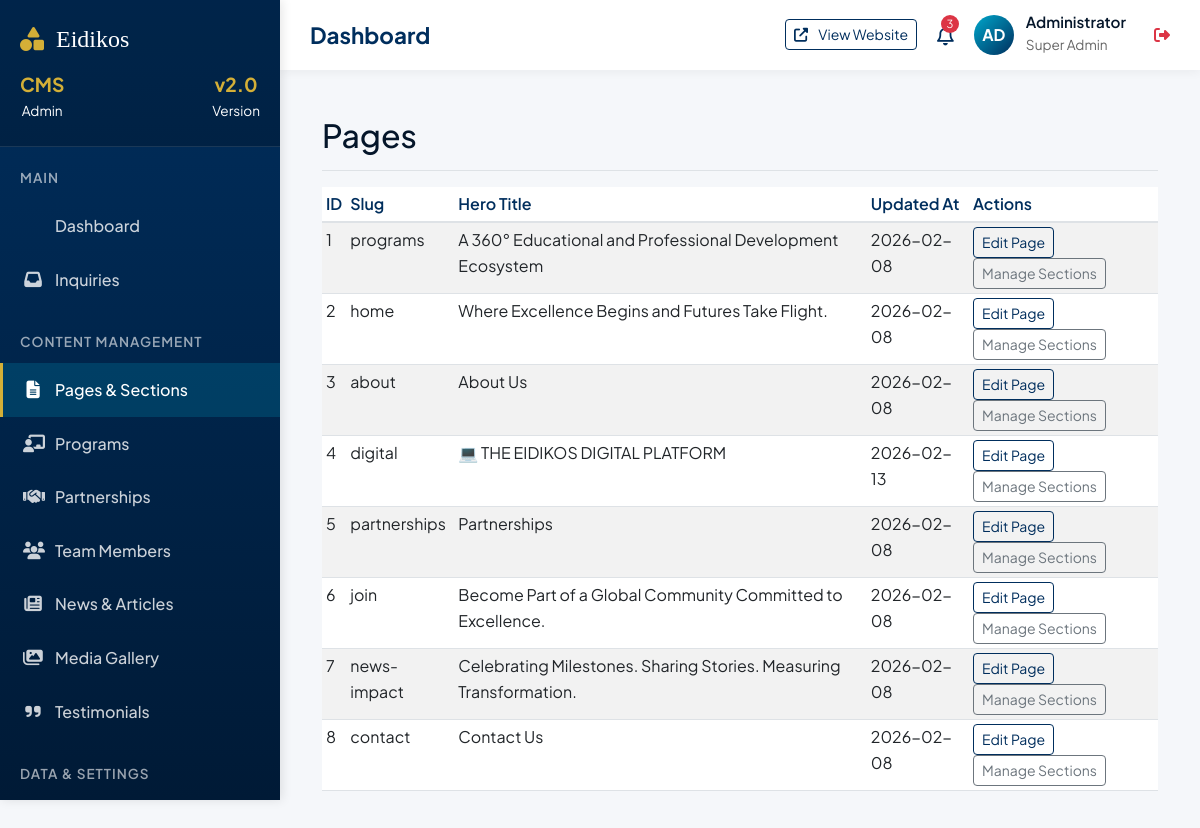
The page /admin/pages (signed in) on the database its author committed.
### app/models.py (models this page shows)
class Page(db.Model):
    id = db.Column(db.Integer, primary_key=True)
    slug = db.Column(db.String(64), unique=True, nullable=False)
    hero_title = db.Column(db.String(255))
    hero_subtitle = db.Column(db.String(255))
    hero_description = db.Column(db.Text)
    meta_description = db.Column(db.Text)
    created_at = db.Column(db.DateTime, default=datetime.utcnow)
    updated_at = db.Column(db.DateTime, default=datetime.utcnow, onupdate=datetime.utcnow)
    is_coming_soon = db.Column(db.Boolean, default=False)
    sections = db.relationship('Section', backref='page', lazy='dynamic')

### app/admin_routes.py (the view)
@admin_bp.route('/pages')
@login_required
def list_pages():
    pages = Page.query.all()
    return render_template('admin/pages_list.html', pages=pages)

### app/admin_routes.py (called while the page is built)
def login_required(f):
    @wraps(f)
    def decorated_function(*args, **kwargs):
        if not session.get('logged_in'):
            return redirect(url_for('admin.login', next=request.url))
        return f(*args, **kwargs)
    return decorated_function

### app/templates/admin/pages_list.html
{% extends "admin/base.html" %}
{% block content %}
<div class="d-flex justify-content-between flex-wrap flex-md-nowrap align-items-center pt-3 pb-2 mb-3 border-bottom">
    <h1 class="h2">Pages</h1>
</div>
<div class="table-responsive">
    <table class="table table-striped table-sm">
        <thead>
            <tr>
                <th>ID</th>
                <th>Slug</th>
                <th>Hero Title</th>
                <th>Updated At</th>
                <th>Actions</th>
            </tr>
        </thead>
        <tbody>
            {% for page in pages %}
            <tr>
                <td>{{ page.id }}</td>
                <td>{{ page.slug }}</td>
                <td>{{ page.hero_title }}</td>
                <td>{{ page.updated_at.strftime('%Y-%m-%d') }}</td>
                <td>
                    <a href="{{ url_for('admin.edit_page', id=page.id) }}" class="btn btn-sm btn-outline-primary">Edit
                        Page</a>
                    <a href="{{ url_for('admin.list_sections', page_id=page.id) }}"
                        class="btn btn-sm btn-outline-secondary">Manage Sections</a>
                </td>
            </tr>
            {% endfor %}
        </tbody>
    </table>
</div>
{% endblock %}

### app/static/css/admin_custom.css (style rules this page uses)
:root { --primary: #002e5d; --secondary: #00a8cc; --accent: #d4af37; --dark: #05162a; --light-bg: #f8f9fa; --success: #28a745; --warning: #ffc107; --danger: #dc3545; --info: #17a2b8; --border-radius: 8px; --shadow: 0 4px 12px rgba(0,0,0,0.1); --transition: all 0.3s ease; }
* { margin: 0; padding: 0; box-sizing: border-box; }
body { font-family: 'Plus Jakarta Sans', sans-serif; background: #f5f7fa; color: var(--dark); line-height: 1.6; overflow-x: hidden; }
.table th { font-weight: 600; color: var(--primary); border-bottom-width: 2px; }
.btn-outline-primary { color: var(--primary); border-color: var(--primary); }

### rows shown on the page
Page: id "1", slug "programs", hero_title "A 360° Educational and Professional Development Ecosystem", updated_at "2026-02-08"
Page: id "2", slug "home", hero_title "Where Excellence Begins and Futures Take Flight.", updated_at "2026-02-08"
Page: id "3", slug "about", hero_title "About Us", updated_at "2026-02-08"
Page: id "4", slug "digital", hero_title "💻 THE EIDIKOS DIGITAL PLATFORM", updated_at "2026-02-13"
Page: id "5", slug "partnerships", hero_title "Partnerships", updated_at "2026-02-08"
Page: id "6", slug "join", hero_title "Become Part of a Global Community Committed to Excellence.", updated_at "2026-02-08"
Page: id "7", slug "news-impact", hero_title "Celebrating Milestones. Sharing Stories. Measuring Transformation.", updated_at "2026-02-08"
Page: id "8", slug "contact", hero_title "Contact Us", updated_at "2026-02-08"
